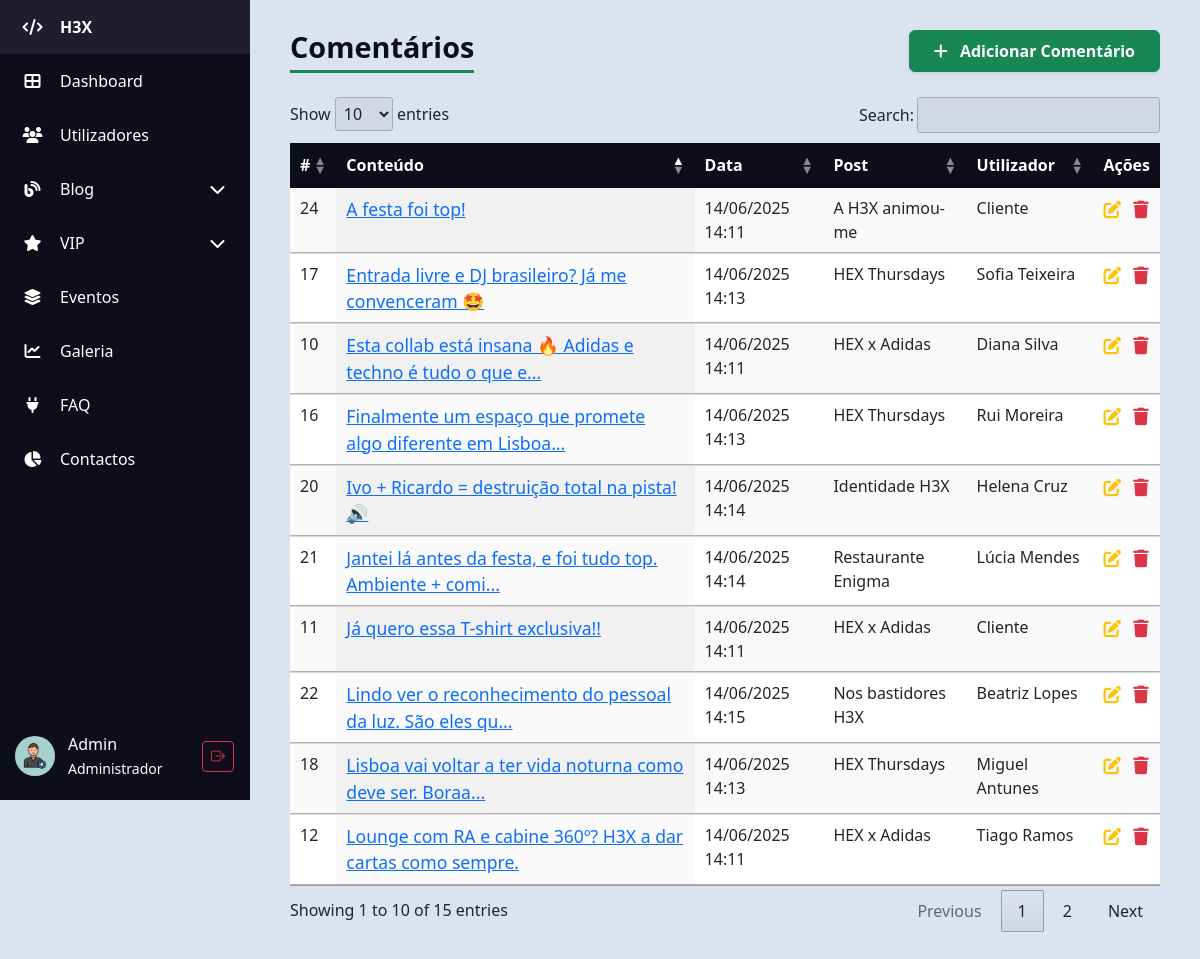
Screenshot of /H3X/admin/admin_comentarios.php (signed in) with the database file from the repository.
### tables this page shows
CREATE TABLE IF NOT EXISTS `comentarios` (
  `id` int unsigned NOT NULL AUTO_INCREMENT,
  `conteudo` text NOT NULL,
  `data_criacao` datetime DEFAULT CURRENT_TIMESTAMP,
  `id_post` int unsigned NOT NULL,
  `id_utilizador` int unsigned NOT NULL,
  PRIMARY KEY (`id`),
  KEY `id_post` (`id_post`),
  KEY `id_utilizador` (`id_utilizador`),
  CONSTRAINT `comentarios_ibfk_1` FOREIGN KEY (`id_post`) REFERENCES `posts` (`id`),
  CONSTRAINT `comentarios_ibfk_2` FOREIGN KEY (`id_utilizador`) REFERENCES `utilizadores` (`id`)
);

CREATE TABLE IF NOT EXISTS `posts` (
  `id` int unsigned NOT NULL AUTO_INCREMENT,
  `titulo` varchar(50) NOT NULL,
  `conteudo` text NOT NULL,
  `data_criacao` datetime DEFAULT CURRENT_TIMESTAMP,
  `aprovado` tinyint(1) DEFAULT '0',
  `id_utilizador` int unsigned NOT NULL,
  `id_categoria` int unsigned NOT NULL,
  `imagem` varchar(255) DEFAULT NULL,
  PRIMARY KEY (`id`),
  KEY `id_utilizador` (`id_utilizador`),
  KEY `id_categoria` (`id_categoria`),
  CONSTRAINT `posts_ibfk_1` FOREIGN KEY (`id_utilizador`) REFERENCES `utilizadores` (`id`),
  CONSTRAINT `posts_ibfk_2` FOREIGN KEY (`id_categoria`) REFERENCES `categorias_posts` (`id`)
);

CREATE TABLE IF NOT EXISTS `utilizadores` (
  `id` int unsigned NOT NULL AUTO_INCREMENT,
  `nome` varchar(100) NOT NULL,
  `email` varchar(100) NOT NULL,
  `telefone` varchar(9) NOT NULL,
  `pass` varchar(255) NOT NULL,
  `data_nascimento` date NOT NULL,
  `tipo` enum('c','f','a') NOT NULL DEFAULT 'c',
  `estado` enum('a','d') NOT NULL DEFAULT 'd',
  `ultima_atividade` timestamp NULL DEFAULT CURRENT_TIMESTAMP ON UPDATE CURRENT_TIMESTAMP,
  `foto` varchar(255) DEFAULT NULL,
  PRIMARY KEY (`id`),
  UNIQUE KEY `email` (`email`)
);

### H3X/admin/admin_comentarios.php (the view, shortened to what this page needs)
<?php
require_once "../db_config.php";
?>
<?php require 'partials/header.php'; ?>
<body>
    <div class="d-flex">
        <?php require 'partials/sidebar.php'; ?>
        <div class="content">
            <div class="d-flex justify-content-between align-items-center mb-4">
                <h1 class="table-title m-0">Comentários</h1>
                <div>
                    <a href="admin_comentarios_create.php" class="btn btn-success shadow-sm px-4 py-2 fw-semibold">
                        <i class="fas fa-plus me-2"></i> Adicionar Comentário
                    </a>
                </div>
            </div>
            <?php
            $sql = "SELECT
                        c.id, c.conteudo, c.data_criacao,
                        p.titulo AS titulo_post,
                        u.nome AS nome_utilizador
                    FROM comentarios c
                    LEFT JOIN posts p ON c.id_post = p.id
                    LEFT JOIN utilizadores u ON c.id_utilizador = u.id
                    ORDER BY c.data_criacao DESC";
            $result = $conn->query($sql);
            ?>
            <?php if ($result && $result->num_rows > 0): ?>
                <table id="comentariosTable" class="display table table-striped table-hover" style="width:100%">
                    <thead>
                        <tr>
                            <th>#</th>
                            <th>Conteúdo</th>
                            <th>Data</th>
                            <th>Post</th>
                            <th>Utilizador</th>
                            <th>Ações</th>
                        </tr>
                    </thead>
                    <tbody>
                        <?php while ($comentario = $result->fetch_object()):
                            $id = $comentario->id;
                            $conteudo_resumido = mb_strimwidth($comentario->conteudo, 0, 60, '...');
                            ?>
                            <tr>
                                <td><?= $id ?></td>
                                <td>
                                    <a href="#" data-bs-toggle="modal" data-bs-target="#conteudoModal<?= $id ?>">
                                        <?= trim($conteudo_resumido) ?>
                                    </a>
                                </td>
                                <td><?= date('d/m/Y H:i', strtotime($comentario->data_criacao)) ?></td>
                                <td><?= trim($comentario->titulo_post ?? 'Desconhecido') ?></td>
                                <td><?= trim($comentario->nome_utilizador ?? 'Anónimo') ?></td>
                                <td>
                                    <a href="admin_comentarios_edit.php?id=<?= urlencode($id) ?>" title="Editar"><i
                                            class="fas fa-pen-to-square text-warning"></i></a>
                                    <a href="#" data-bs-toggle="modal" data-bs-target="#deleteModal<?= $id ?>" title="Apagar"
                                        class="ms-2">
                                        <i class="fas fa-trash text-danger"></i>
                                    </a>
                                </td>
                            </tr>
                        <?php endwhile; ?>
                    </tbody>
                </table>
            <?php else: ?>
                <p class="alert alert-warning">Sem comentários encontrados.</p>
            <?php endif; ?>
        </div>
    </div>
    <?php
    require 'partials/footer.php'; ?>
</body>
</html>

### H3X/admin/css/style.css (style rules this page uses)
body { background-color: #dce3f0; margin: 0; font-family: "Segoe UI", sans-serif; }
.content { margin-left: 80px; padding: 30px 40px; flex: 1; transition: margin-left 0.3s ease; }
table.dataTable thead th { background-color: #0e0e1a; color: white; cursor: pointer; }
h1.table-title { color: #0e0e1a; margin-bottom: 20px; font-weight: 700; border-bottom: 3px solid #198754; display: inline-block; padding-bottom: 5px; font-size: 1.8rem; }
td a { font-size: 1.1rem; transition: color 0.3s ease; }
table.dataTable thead > tr > th.sorting:before, table.dataTable thead > tr > th.sorting:after, table.dataTable thead > tr > th.sorting_asc:before, table.dataTable thead > tr > th.sorting_asc:after, table.dataTable thead > tr > th.sorting_desc:before, table.dataTable thead > tr > th.sorting_desc:after, table.dataTable thead > tr > th.sorting_asc_disabled:before, table.dataTable thead > tr > th.sorting_asc_disabled:after, table.dataTable thead > tr > th.sorting_desc_disabled:before, table.dataTable thead > tr > th.sorting_desc_disabled:after, table.dataTable thead > tr > td.sorting:before, table.dataTable thead > tr > td.sorting:after, table.dataTable thead > tr > td.sorting_asc:before, table.dataTable thead > tr > td.sorting_asc:after, table.dataTable thead > tr > td.sorting_desc:before, table.dataTable thead > tr > td.sorting_desc:after, table.dataTable thead > tr > td.sorting_asc_disabled:before, table.dataTable thead > tr > td.sorting_asc_disabled:after, table.dataTable thead > tr > td.sorting_desc_disabled:before, table.dataTable thead > tr > td.sorting_desc_disabled:after { opacity: 0.5; }
table.dataTable thead > tr > th.sorting_asc:before, table.dataTable thead > tr > th.sorting_desc:after, table.dataTable thead > tr > td.sorting_asc:before, table.dataTable thead > tr > td.sorting_desc:after { opacity: 1; }

### rows the page displays
comentarios: id "22", conteudo "Lindo ver o reconhecimento do pessoal da luz. São eles qu...", data_criacao "14/06/2025 14:15", id_post.titulo "Nos bastidores H3X", id_utilizador.nome "Beatriz Lopes"
comentarios: id "21", conteudo "Jantei lá antes da festa, e foi tudo top. Ambiente + comi...", data_criacao "14/06/2025 14:14", id_post.titulo "Restaurante Enigma", id_utilizador.nome "Lúcia Mendes"
comentarios: id "20", conteudo "Ivo + Ricardo = destruição total na pista! 🔊", data_criacao "14/06/2025 14:14", id_post.titulo "Identidade H3X", id_utilizador.nome "Helena Cruz"
comentarios: id "18", conteudo "Lisboa vai voltar a ter vida noturna como deve ser. Boraa...", data_criacao "14/06/2025 14:13", id_post.titulo "HEX Thursdays", id_utilizador.nome "Miguel Antunes"
comentarios: id "17", conteudo "Entrada livre e DJ brasileiro? Já me convenceram 🤩", data_criacao "14/06/2025 14:13", id_post.titulo "HEX Thursdays", id_utilizador.nome "Sofia Teixeira"
comentarios: id "16", conteudo "Finalmente um espaço que promete algo diferente em Lisboa...", data_criacao "14/06/2025 14:13", id_post.titulo "HEX Thursdays", id_utilizador.nome "Rui Moreira"
comentarios: id "12", conteudo "Lounge com RA e cabine 360º? H3X a dar cartas como sempre.", data_criacao "14/06/2025 14:11", id_post.titulo "HEX x Adidas", id_utilizador.nome "Tiago Ramos"
comentarios: id "11", conteudo "Já quero essa T-shirt exclusiva!!", data_criacao "14/06/2025 14:11", id_post.titulo "HEX x Adidas", id_utilizador.nome "Cliente"
comentarios: id "24", conteudo "A festa foi top!", data_criacao "14/06/2025 14:11", id_post.titulo "A H3X animou-me", id_utilizador.nome "Cliente"
comentarios: id "10", conteudo "Esta collab está insana 🔥 Adidas e techno é tudo o que e...", data_criacao "14/06/2025 14:11", id_post.titulo "HEX x Adidas", id_utilizador.nome "Diana Silva"

### other values shown
$nomeUtilizador "Admin"
$tipoLabel "Administrador"
